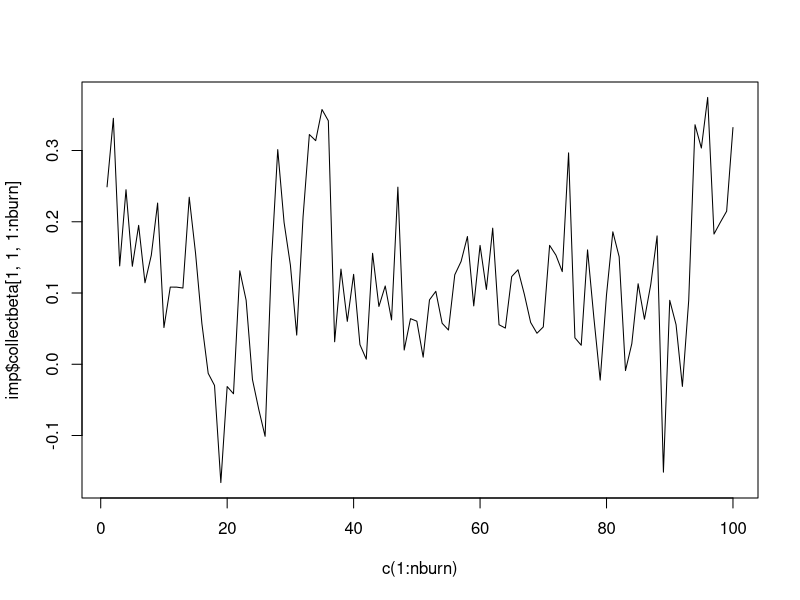

This figure's R source:
library(jomo)


### Name: jomo1cat.MCMCchain
### Title: JM Imputation of single level data with categorical variables -
###   A tool to check convergence of the MCMC
### Aliases: jomo1cat.MCMCchain

### ** Examples

attach(sldata)

# we define all the inputs:
# nimp, nburn and nbetween are smaller than they should. This is
#just because of CRAN policies on the examples.

Y.cat=data.frame(social)
Y.numcat=matrix(4,1,1)
X=data.frame(rep(1,300),sex)
beta.start<-matrix(0,2,3)
l1cov.start<-diag(1,3)
l1cov.prior=diag(1,3);
nburn=as.integer(100);

# Finally we run the sampler:

imp<-jomo1cat.MCMCchain(Y.cat,Y.numcat,X,beta.start,l1cov.start,l1cov.prior,nburn=nburn)

#We can check the convergence of the first element of beta:

plot(c(1:nburn),imp$collectbeta[1,1,1:nburn],type="l")
